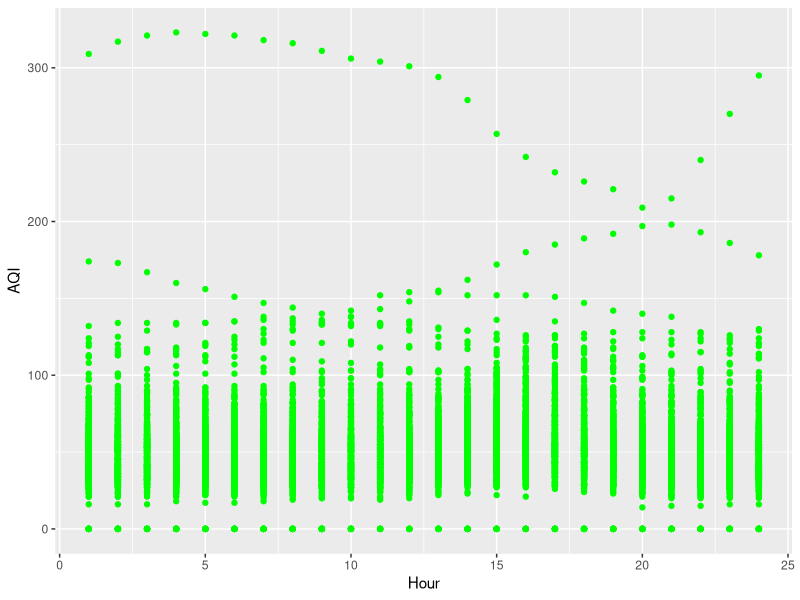

Reproduce this figure in R.
## ---- chunk 1
data <-read.csv("aqi.csv",skip=1)
head(data)
## ---- chunk 2
library(ggplot2);library(lubridate);
dataSel <- data[(year(data$Date)==2014 & (month(data$Date)>=1 & month(data$Date)<=12)), ]
p <- ggplot(data=dataSel, aes(x=dataSel$Hour, y=dataSel$AQI, height=100, width=100)) 
p +geom_point(color="green")+labs(x="Hour", y="AQI")
